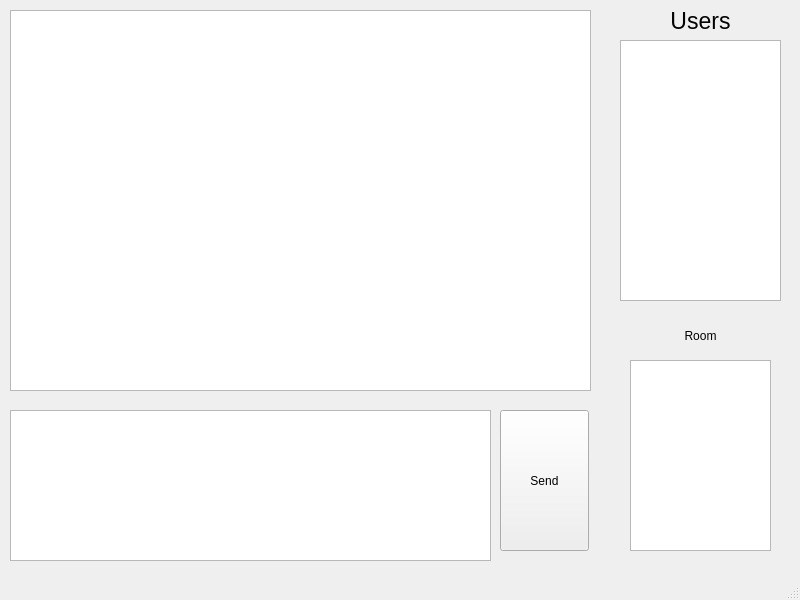
<?xml version="1.0" encoding="UTF-8"?>
<ui version="4.0">
 <class>Chat</class>
 <widget class="QMainWindow" name="Chat">
  <property name="geometry">
   <rect>
    <x>0</x>
    <y>0</y>
    <width>800</width>
    <height>600</height>
   </rect>
  </property>
  <property name="windowTitle">
   <string>Chat</string>
  </property>
  <widget class="QWidget" name="centralwidget">
   <widget class="QTextEdit" name="ShowLog">
    <property name="geometry">
     <rect>
      <x>10</x>
      <y>10</y>
      <width>581</width>
      <height>381</height>
     </rect>
    </property>
    <property name="font">
     <font>
      <pointsize>20</pointsize>
     </font>
    </property>
    <property name="readOnly">
     <bool>true</bool>
    </property>
    <property name="textInteractionFlags">
     <set>Qt::TextSelectableByMouse</set>
    </property>
   </widget>
   <widget class="QTextEdit" name="Input">
    <property name="geometry">
     <rect>
      <x>10</x>
      <y>410</y>
      <width>481</width>
      <height>151</height>
     </rect>
    </property>
    <property name="font">
     <font>
      <pointsize>20</pointsize>
     </font>
    </property>
   </widget>
   <widget class="QPushButton" name="Sendbtn">
    <property name="geometry">
     <rect>
      <x>500</x>
      <y>410</y>
      <width>89</width>
      <height>141</height>
     </rect>
    </property>
    <property name="text">
     <string>Send</string>
    </property>
   </widget>
   <widget class="QListWidget" name="UserList">
    <property name="geometry">
     <rect>
      <x>620</x>
      <y>40</y>
      <width>161</width>
      <height>261</height>
     </rect>
    </property>
    <property name="font">
     <font>
      <pointsize>15</pointsize>
     </font>
    </property>
   </widget>
   <widget class="QLabel" name="UserTitle">
    <property name="geometry">
     <rect>
      <x>660</x>
      <y>10</y>
      <width>81</width>
      <height>21</height>
     </rect>
    </property>
    <property name="font">
     <font>
      <pointsize>17</pointsize>
     </font>
    </property>
    <property name="text">
     <string>Users</string>
    </property>
    <property name="alignment">
     <set>Qt::AlignCenter</set>
    </property>
   </widget>
   <widget class="QListWidget" name="SceneList">
    <property name="geometry">
     <rect>
      <x>630</x>
      <y>360</y>
      <width>141</width>
      <height>191</height>
     </rect>
    </property>
    <property name="font">
     <font>
      <pointsize>12</pointsize>
     </font>
    </property>
   </widget>
   <widget class="QLabel" name="SceneTitle">
    <property name="geometry">
     <rect>
      <x>650</x>
      <y>320</y>
      <width>101</width>
      <height>31</height>
     </rect>
    </property>
    <property name="text">
     <string>Room</string>
    </property>
    <property name="alignment">
     <set>Qt::AlignCenter</set>
    </property>
   </widget>
  </widget>
  <widget class="QMenuBar" name="menubar">
   <property name="geometry">
    <rect>
     <x>0</x>
     <y>0</y>
     <width>800</width>
     <height>27</height>
    </rect>
   </property>
  </widget>
  <widget class="QStatusBar" name="statusbar"/>
 </widget>
 <resources/>
 <connections/>
</ui>
